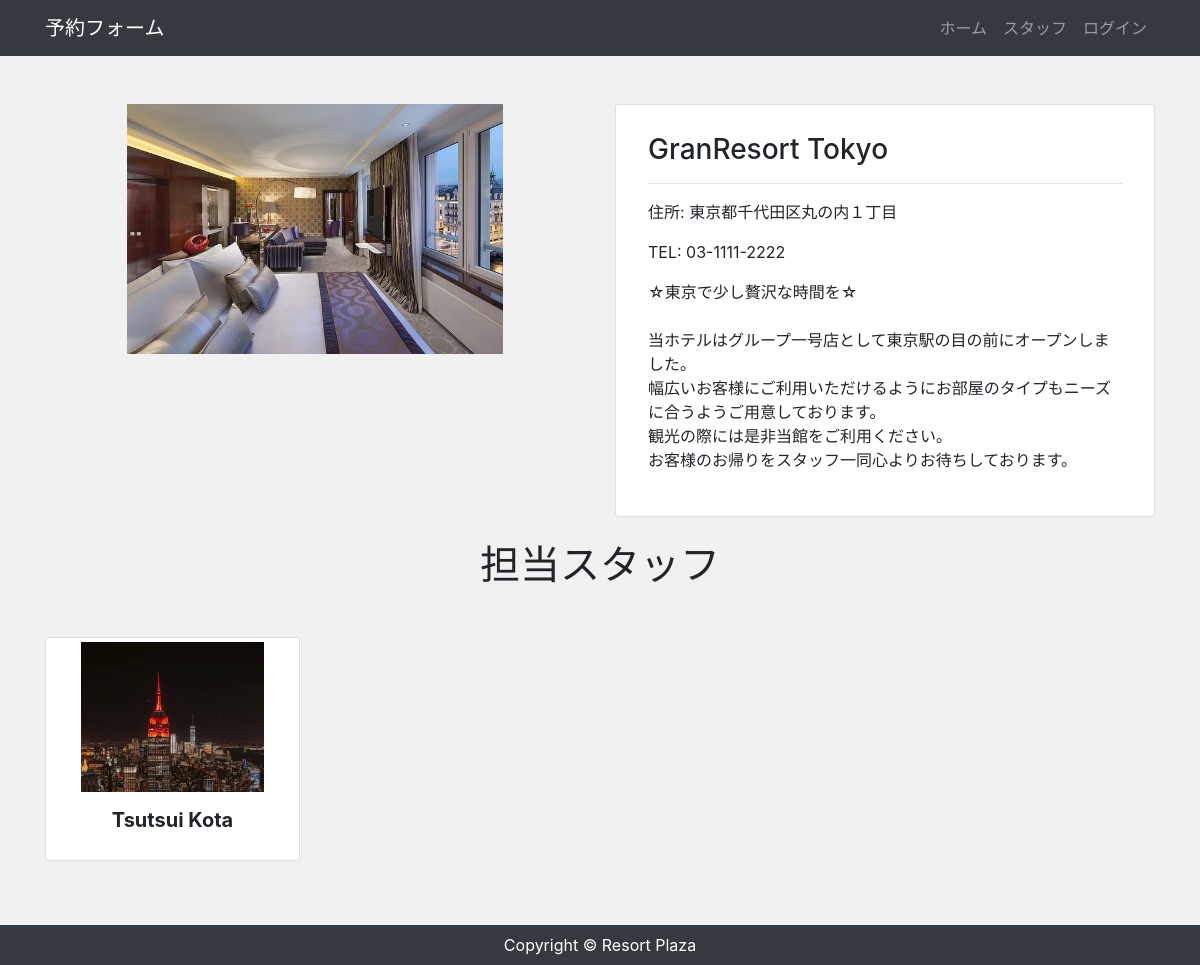
The page /store/1 on the database as committed earlier.
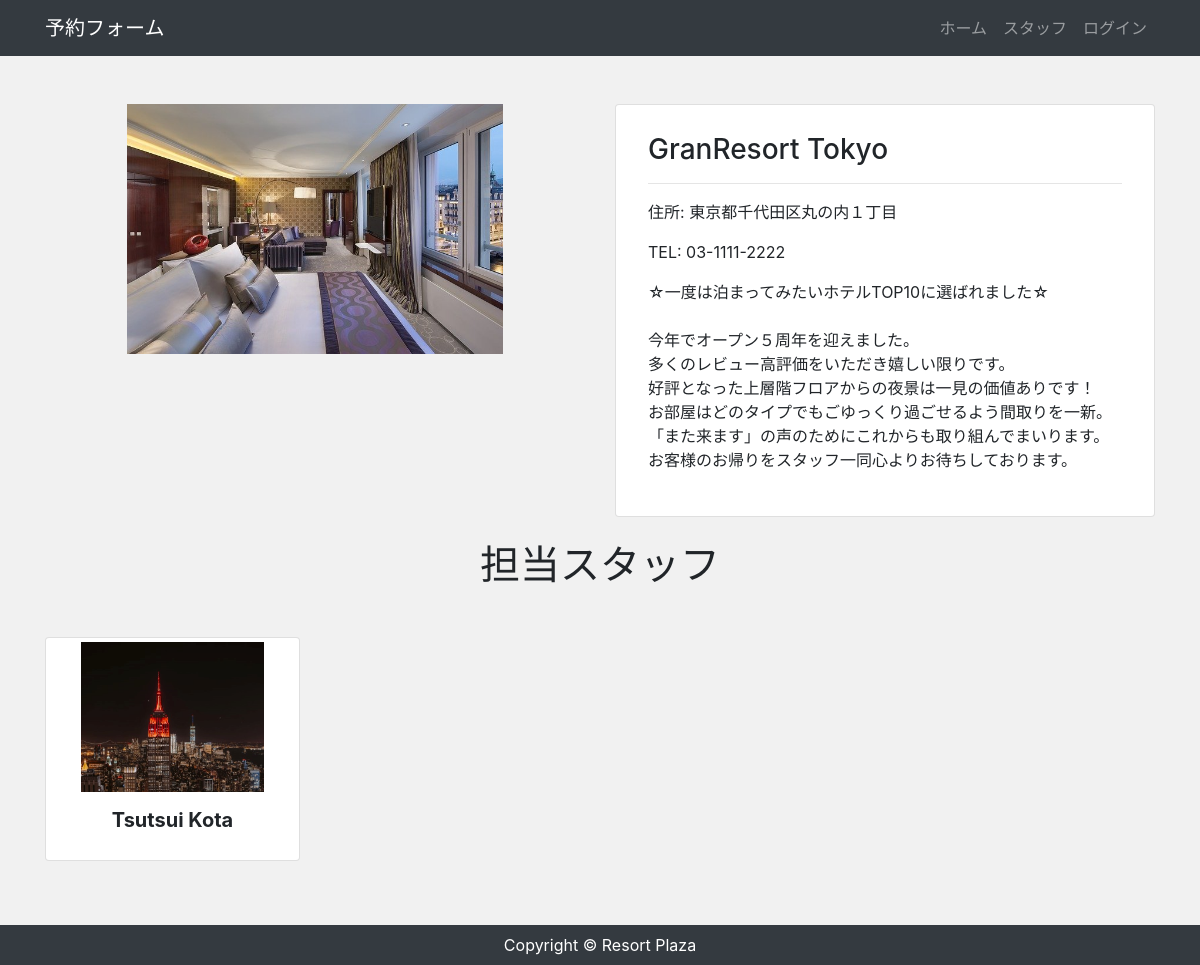
The same page on the database as committed later.
### app/models.py (models this page shows, shortened)
class Store(models.Model):
    name = models.CharField('店舗', max_length=100)
    address = models.CharField('住所', max_length=100, null=True, blank=True)
    tel = models.CharField('電話番号', max_length=100, null=True, blank=True)
    description = models.TextField('説明', default='', blank=True)
    image = models.ImageField(upload_to='images', verbose_name='イメージ画像', null=True, blank=True)

class Staff(models.Model):
    user = models.OneToOneField(CustomUser, verbose_name='スタッフ', on_delete=models.CASCADE)
    store = models.ForeignKey(Store, verbose_name='店舗', on_delete=models.CASCADE)

### accounts/models.py (models this page shows, shortened)
class CustomUser(AbstractBaseUser, PermissionsMixin):
    email = models.EmailField('メールアドレス', unique=True)
    first_name = models.CharField('姓', max_length=30)
    last_name = models.CharField('名', max_length=30)
    description = models.TextField('自己紹介', default="", blank=True)
    image = models.ImageField(upload_to='images', verbose_name='プロフィール画像', null=True, blank=True)
    is_staff = models.BooleanField(
        ("staff status"),
        default=False,
        help_text=("Designates whether the user can log into this admin site."),
    )
    is_active = models.BooleanField(
        ("active"),
        default=True,
        help_text=(
            "Designates whether this user should be treated as active. "
            "Unselect this instead of deleting accounts."
        ),
    )
    objects = UserManager()
    EMAIL_FIELD = "email"
    USERNAME_FIELD = "email"
    REQUIRED_FIELDS = []
    class Meta:
        verbose_name = ("user")
        verbose_name_plural = ("users")

### app/views.py (the view)
# urls.py: path('store/<int:pk>', views.StaffView.as_view(), name='staff'),
class StaffView(View):
    def get(self, request, *args, **kwargs):
        store_data = get_object_or_404(Store, id=self.kwargs['pk'])
        staff_data = Staff.objects.filter(store=store_data).select_related('user')
        return render(request, 'app/staff.html',{
            'store_data': store_data,
            'staff_data': staff_data
        })

### app/templates/app/staff.html (shortened to what this page needs)
{% extends 'app/base.html' %}
{% block content %}
<div class="text-center my-5">
    <div class="row">
        <div class="col-md-6 mb-4 text-center stafflist">
            <img src="{{ store_data.image.url }}" alt="" class="img-fluid">
        </div>
        <div class="col-md-6 mb-4">
            <div class="card">
                <div class="card-body px-2 py-1">
                    <div class="p-4 text-left">
                        <h3>{{ store_data.name }}</h3>
                        <hr>
                        <p>住所: {{ store_data.address }}</p>
                        <p>TEL: {{ store_data.tel }}</p>
                        <p>{{ store_data.description|linebreaksbr }}</p>
                    </div>
                </div>
            </div>
        </div>
    </div>
    <div class="mb-5">
        <h1>担当スタッフ</h1>
    </div>
    <div class="row">
        {% for staff in staff_data %}
            <div class="col-lg-3 col-md-6">
                <div class="card img-thumbnail storelist mb-3">
                    <img src="{{ staff.user.image.url }}" alt="" class="card-img-top card-thum">
                    <div class="card-body text-center px-2 py-3">
                        <h5 class="font-weight-bold">{{ staff.user.first_name }} {{ staff.user.last_name }}</h5>
                    </div>
                </div>
            </div>
        {% empty %}
            <p>まだスタッフがいません</p>
        {% endfor %}
    </div>
</div>
{% endblock %}

### app/templates/app/base.html (shortened to what this page needs)
{% load static %}
<!DOCTYPE html>
<html lang="ja">
<head>
    <link rel="stylesheet" href="https://stackpath.bootstrapcdn.com/bootstrap/4.4.1/css/bootstrap.min.css">
    <link rel="stylesheet" href="https://cdnjs.cloudflare.com/ajax/libs/font-awesome/5.13.0/css/all.min.css">
    <link rel="stylesheet" href="{% static 'css/style.css' %}">
</head>
<body>
    <nav class="navbar navbar-expand-lg navbar-dark bg-dark">
        <div class="container">
            <a href="/" class="navbar-brand">予約フォーム</a>
            <ul class="navbar-nav ml-auto">
                <li class="nav-item">
                    <a href="/" class="nav-link">ホーム</a>
                </li>
                {% if user.is_authenticated %}
                    <li class="nav-item">
                        <a href="{% url 'profile' %}" class="nav-link">プロフィール</a>
                    </li>
                    <li class="nav-item">
                        <a href="{% url 'account_logout' %}" class="nav-link">ログアウト</a>
                    </li>
                {% else %}
                    <li class="nav-item">
                        <a href="{% url 'account_signup' %}" class="nav-link">スタッフ</a>
                    </li>
                    <li class="nav-item">
                        <a href="{% url 'account_login' %}" class="nav-link">ログイン</a>
                    </li>
                {% endif %}
            </ul>
        </div>
    </nav>
    <main>
        <div class="container">
            {% block content %}
            {% endblock %}
        </div>
    </main>
    <footer class="py-2 bg-dark">
        <p class="m-0 text-center text-white">Copyright &copy; Resort Plaza</p>
    </footer>
</body>
</html>

### app/static/css/style.css (style rules this page uses)
* { margin: 0; padding: 0; box-sizing: border-box; }
body { background: #F1F1F1; display: flex; flex-flow: column; min-height: 100vh; }
main { flex: 1; }
.card-body { padding: 2rem; }
.storelist img { height: 150px; object-fit: contain; }
.stafflist img { height: 250px; object-fit: contain; }

Rows that differ between the two databases and show on the page:
changed Store "GranResort Tokyo": description "☆東京で少し贅沢な時間を☆ 当ホテルはグループ一号店として東京駅の目の前にオープンしました。 幅広いお客様にご利用いただけるようにお部屋のタイプもニーズに合うようご用意しております。 観光の際には是非当館をご利用ください。 お客様のお帰りをスタッフ一同心よりお待ちしております。" → "☆一度は泊まってみたいホテルTOP10に選ばれました☆ 今年でオープン５周年を迎えました。 多くのレビュー高評価をいただき嬉しい限りです。 好評となった上層階フロアからの夜景は一見の価値ありです！ お部屋はどのタイプでもごゆっくり過ごせるよう間取りを一新。「また来ます」の声のためにこれからも取り組んでまいります。 お客様のお帰りをスタッフ一同心よりお待ちしております。"
